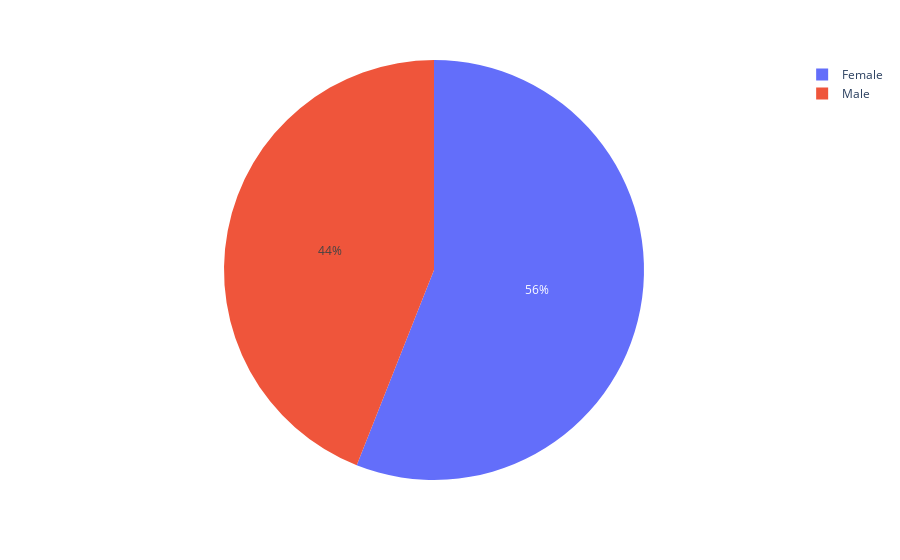

Source (notebook cell):
### Code cell
fig = px.pie(df, names='Gender')
fig.show()

### Figure 1 — Plotly figure (JSON) as saved in the notebook; plotly's stock layout.template omitted (floating-point values rounded to 4 significant figures; data arrays with more than 128 entries replaced by an {"elided": "..."} marker saying what was removed)
{"data": [{"domain": {"x": [0, 1], "y": [0, 1]}, "hovertemplate": "Gender=%{label}<extra></extra>", "labels": {"elided": "200 str values"}, "legendgroup": "", "name": "", "showlegend": true, "type": "pie"}], "layout": {"legend": {"tracegroupgap": 0}, "margin": {"t": 60}}}
